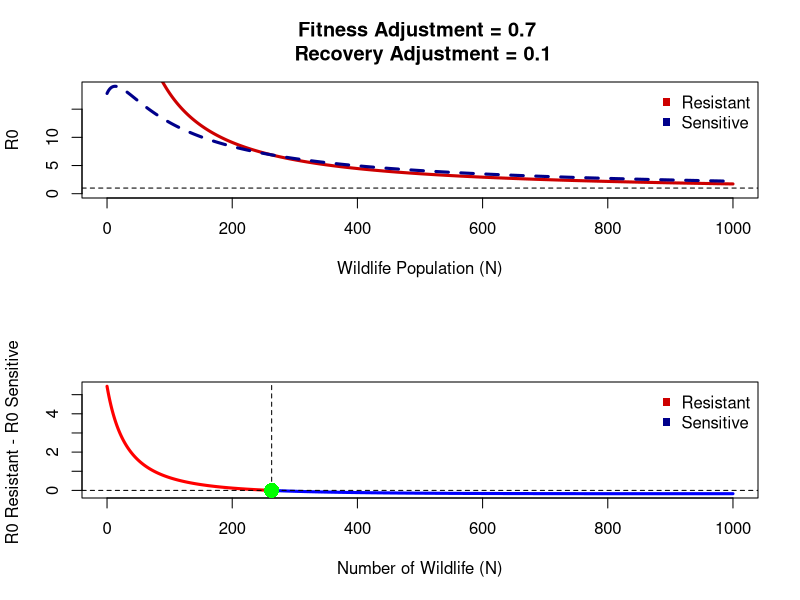

Write the R code that produced this figure.


No <- 1000
Adj <- 0:No
#Adj <- 1 - Adj/100

SusR0 <- 1:(No+1)
SusR0[] <- NA
ResR0 <- 1:(No+1)
ResR0[] <- NA


for (i in 1:(No+1)){
  prop.prophylaxis <- 0
  # Cattle 
  birth.c          <- 1/365
  biterate         <- 0.7/4
  prob.infection <- 0.46         
  infectiousness   <- 1/15
  resusceptible    <- 1/100
  death            <- birth.c
  treatment        <- 1/30
  recovery       <- 1/100
  recovery.st     <- recovery*10
  emergence       <- 0
  fit.adj         <- .7
  rec.adj         <- .1
  
  # Wildlife 
  birth.w          <- 1/365
  biterate.w         <- 0.2/4 #think we should keep the same biterate
  prob.infection.s.w <- 0.46
  prob.infection.r.w <- 0.46
  infectiousness.w   <- 1/20
  resusceptible.w    <- 1/100
  death.w            <- birth.w
  recovery.w       <- recovery     
  reversion        <- 0
  
  # Vectors
  birth.v          <-  0.03
  death.v          <-  0.03
  feeding.rate     <-  0   
  prob.infection.v <-  0.025
  incubation <- 20
  infectiousness.v <-  death.v * exp(- death.v * incubation) / (1 - exp(- death.v *incubation) )
  
  params <- cbind(birth.c, biterate, prob.infection, fit.adj, rec.adj,recovery.st,
                  infectiousness, resusceptible, death, treatment, recovery, 
                  birth.v, death.v, feeding.rate, prob.infection.v, 
                  infectiousness.v, emergence, reversion)
  
  ## Initial Conditions ----
  
  cattle <- 50 # Total number of cattle
  
  # C - Cattle
  NC <- cattle
  CIr <- 1    # Infected (drug resistant strain)
  CIs <- 1    # Infected (drug sensitive strain)
  CS  <- NC * (1 - prop.prophylaxis) - CIs - CIr # Susceptible
  CEs <- 0    # Exposed (drug sensitive strain)
  CEr <- 0    # Exposed (drug resistant strain)
  CTs <- 0    # Treated (drug sensitive strain)
  CTr <- 0    # Treated (drug resistant strain)
  CR  <- 0    # Recovered
  
  # P - Prophylactically treated cattle
  PS  <- cattle * prop.prophylaxis    # Susceptible
  PEs <- 0    # Exposed (drug sensitive strain)
  PEr <- 0    # Exposed (drug resistant strain)
  PIs <- 0    # Infected (drug sensitive strain)
  PIr <- 0    # Infected (drug resistant strain)
  PTs <- 0    # Treated (drug sensitive strain)
  PTr <- 0    # Treated (drug resistant strain)
  PR  <- 0    # Recovered
  
  # W - Wildlife
  NW <- Adj[i]
  WIs <- 0    # Infected (drug sensitive strain)
  WS  <- NW-WIs  # Susceptible
  WEs <- 0    # Exposed (drug sensitive strain)
  WEr <- 0    # Exposed (drug resistant strain)
  WIr <- 0    # Infected (drug resistant strain)
  WR  <- 0    # Recovered
  
  # V - Vectors
  NV <- 5000
  VS  <- NV # Susceptible
  VEs <- 0    # Exposed (drug sensitive strain) 
  VEr <- 0    # Exposed (drug resistant strain)
  VIs <- 0    # Infected (drug sensitive strain)
  VIr <- 0    # Infected (drug resistant strain) 
  
  inits <- cbind(CS, CEs, CEr, CIs, CIr, CTs, CTr, CR, 
                 PS, PEs, PEr, PIs, PIr, PTs, PTr, PR, 
                 WS, WEs, WEr, WIs, WIr, WR, 
                 VS, VEs, VEr, VIs, VIr)
  
  N <- NC + NW
  
  RH1Vs <- (NC/(N))*(biterate*prob.infection/death.v) * (infectiousness/(infectiousness + death))
  RWVs <- (NW/N)*(biterate*prob.infection/death.v) * (infectiousness.w/(infectiousness.w + death.w))
  RVH1s <- prob.infection.v * biterate * (NV/N) * # rate of biting
    (1/(treatment + recovery + death)) * # length of time host infection in I
    (infectiousness.v/(infectiousness.v + death.v)) + # proportion of vectors that end up infected
    prob.infection.v * biterate * (NV/N) * #rate of biting
    (1/(recovery.st + death)) *  # length of time host infected in T
    (infectiousness.v/(infectiousness.v + death.v)) * # proportion of vectors that end up infected
    (treatment/((treatment + recovery + death))) # proportion of hosts proceeding from I to T
  
  RVWs  <- prob.infection.v * biterate * (NV/N) * (1/(recovery.w + death.w)) * (infectiousness.v/(infectiousness.v + death.v))
  
  R0s <- sqrt(RH1Vs * RVH1s + RWVs * RVWs)
  
  
  
  
  RH1Vr <- (NC/(N))*(biterate*(prob.infection * fit.adj)/death.v) * (infectiousness/(infectiousness + death))
  RWVr <- (NW/N)*(biterate*(prob.infection * fit.adj)/death.v) * (infectiousness.w/(infectiousness.w + death.w))
  
  RVH1r <- prob.infection.v * biterate * (NV/N) *     #rate of biting
    (1/(treatment + (recovery) + death)) *  #length of time host infectious (in I category) 
    (infectiousness.v/(infectiousness.v + death.v)) + #proportion of vectors that actually end up as an infected vector
    
    prob.infection.v * biterate * (NV/N) *            #rate of biting again
    (1/(recovery * rec.adj + death)) *                          #time host spends in treated state
    (infectiousness.v/(infectiousness.v + death.v)) *  #proportion of vectors that actually end up as an infected vector
    (treatment/((treatment + (recovery) + death)))  #proportion og hosts proceeding to treated state
  
  RVWr  <- prob.infection.v * biterate * (NV/N) * (1/(recovery.w + death.w)) * (infectiousness.v/(infectiousness.v + death.v))
  
  R0r <- sqrt(RH1Vr * RVH1r + RWVr * RVWr)
  
  SusR0[i] <- R0s
  ResR0[i] <- R0r
  
}

ResR0
SusR0


par(mfrow=c(2,1))
plot(ResR0^2 ~ Adj, type= 'l', col = 'red3', lwd = 3,
     ylab = "R0", xlab = "Wildlife Population (N)", 
     main = paste("Fitness Adjustment =", fit.adj,"\n Recovery Adjustment =", rec.adj ), ylim = c(0,max(SusR0)^2))
lines(SusR0^2 ~ Adj, col = 'darkblue', lwd = 3, lty = 2)
abline(h = 1, lty = 2)
legend("topright", c("Resistant", "Sensitive"), col = c('red3', 'darkblue'),pch = 15, bty = 'n')

Diff <- cbind(ResR0-SusR0, ResR0/SusR0,ResR0/SusR0-1, Adj)

plot(Diff[,1] ~ Adj, type = 'l', ylab = "R0 Resistant - R0 Sensitive ", xlab="Number of Wildlife (N)")

Diff.neg <- Diff[which(Diff[,1] <0),]
lines(Diff.neg[,1] ~ Diff.neg[,4], col = 'blue', lwd =3)
Diff.pos <- Diff[which(Diff[,1] >0),]
lines(Diff.pos[,1] ~ Diff.pos[,4], col = 'red', lwd =3)
abline(h=0, lty = 2)
legend("topright", c("Resistant", "Sensitive"), col = c('red3', 'darkblue'),pch = 15, bty = 'n')

abline(v=min(Diff.neg[,4]), lty= 2)
#points(min(Diff.pos[,1])~min(Diff.pos[,2]), col = "green", pch = 16, cex = 2)
points(0~min(Diff.neg[,4]), col = "green", pch = 16, cex = 2)



SusR0[1]^2
ResR0[1]^2

